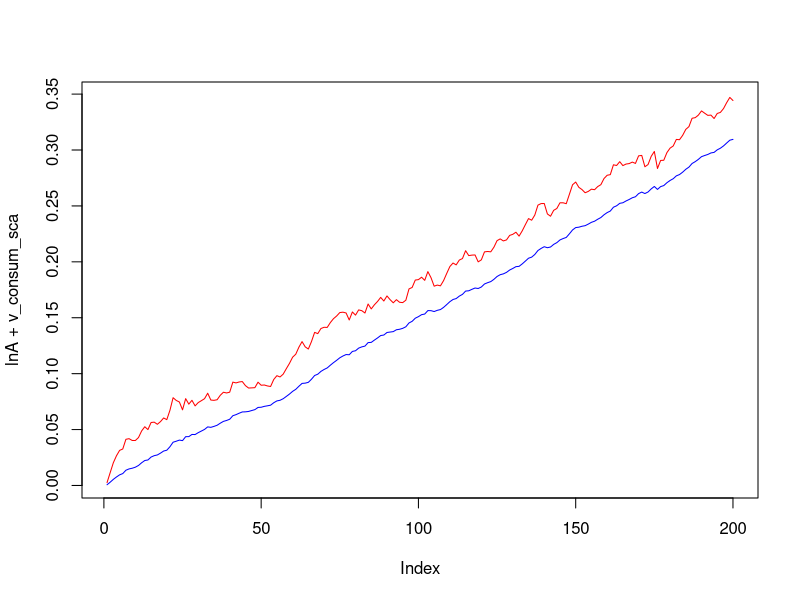
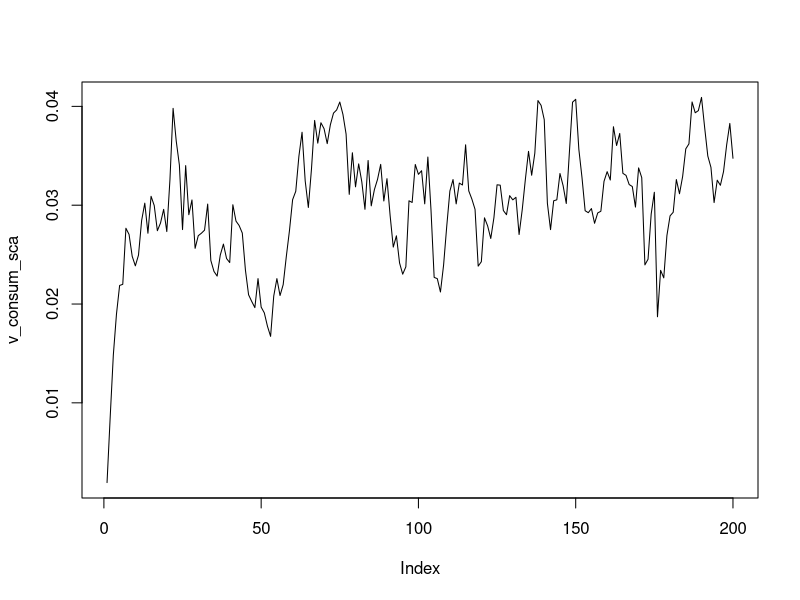
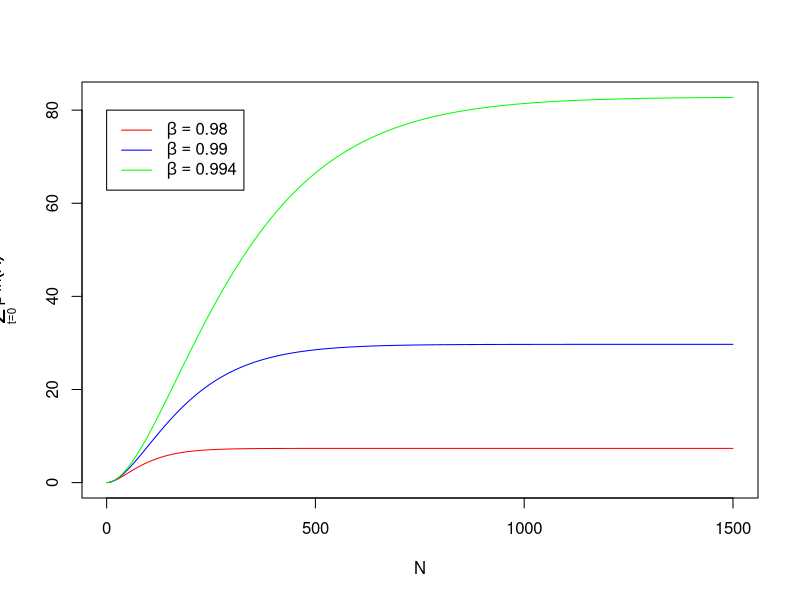

Write R code to recreate these figures, in order.
## ---- chunk 1
N = 200
growth.rate = rnorm(n=N, mean=0.0015, sd=0.001)

consum_sca_ini  = 0
consum_sca = consum_sca_ini
rho_c = 0.85

v_consum_sca = rep(0, N)

for (i in 1:N){
  consum_sca =  rho_c*consum_sca + 3*growth.rate[i]
  v_consum_sca[i] =  consum_sca
}

lnA = cumsum(growth.rate)

plot(lnA+v_consum_sca, type="l", col=c("red"))
lines(lnA, type="l", col=c("blue"))
plot(v_consum_sca, type="l")

## ---- chunk 2
library(ggplot2)
beta = 0.999
betas = c(0.98,0.99,0.994)
mua = 0.003
T = 1500
vlnA = cumsum(rep(mua,T)) #assumes first ln(A) equal to zero

seriesvalue = vector()
for(i in 1:length(betas)){
  beta = betas[i]
  vbeta = cumprod(rep(beta,T))
  seriesvalue = rbind(seriesvalue , cumsum(vbeta*vlnA))
}

tsseries = as.ts(t(seriesvalue))

plot(tsseries, plot.type="single", col=c('red', 'blue', 'green'), ylab=expression(sum(beta^t * ln(A), t==0,N)), xlab="N")

#par(omd = c(.15, .85, .15, .85))

par(mgp = c(0, 2, 0), cex.lab=0.9)
legend(0,80, c(expression(beta==0.98),expression(beta==0.99),expression(beta==0.994)), col=c('red', 'blue', 'green'), lty=1)

